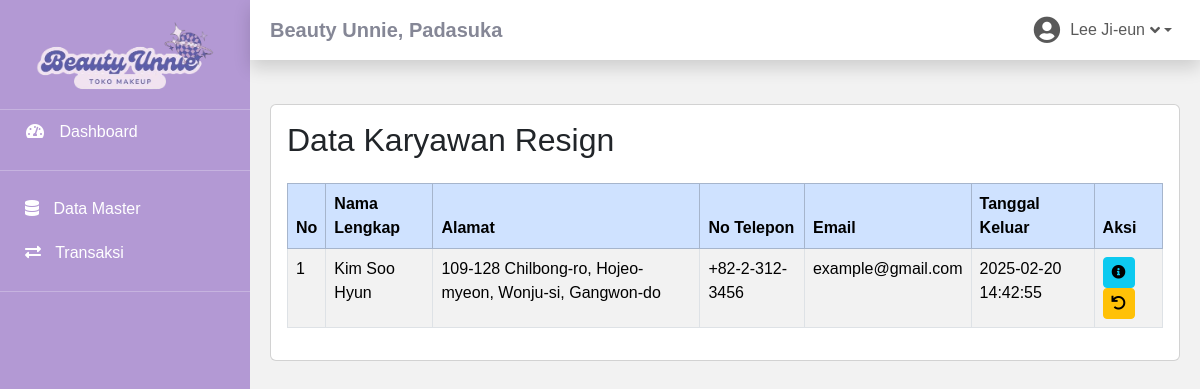
Screenshot of /karyawan-resign.php (signed in) with the database file from the repository.
### tables this page shows
CREATE TABLE `toko` (
  `id_toko` int(11) NOT NULL,
  `nama_toko` varchar(225) NOT NULL,
  `alamat_toko` text NOT NULL,
  `tlp` varchar(13) NOT NULL,
  `nama_pemilik` char(225) NOT NULL
);

CREATE TABLE `member` (
  `id_member` int(11) NOT NULL,
  `id_role` int(11) NOT NULL,
  `nm_member` varchar(255) NOT NULL,
  `jenis_kelamin` enum('perempuan','laki-laki') NOT NULL,
  `alamat_member` text NOT NULL,
  `telepon` varchar(255) NOT NULL,
  `email` varchar(255) NOT NULL,
  `gambar` text NOT NULL,
  `NIK` text NOT NULL,
  `tgl_masuk` datetime NOT NULL,
  `tgl_keluar` datetime NOT NULL
);

### karyawan-resign.php (the view, shortened to what this page needs)
<?php
    include 'connection.php';
    include 'sidebar.php';
    $sql_resign = "SELECT m.id_member, m.nm_member, m.alamat_member, m.telepon, m.email, m.tgl_keluar
        FROM login l
        INNER JOIN member m ON l.id_member = m.id_member
        INNER JOIN role r ON m.id_role = r.id_role
        WHERE m.id_role = 2 AND m.tgl_keluar IS NOT NULL AND m.tgl_keluar != '0000-00-00'
    ";
    $result_resign = $conn->query($sql_resign);
?>
<div class="container">
    <div class="card">
        <div class="card-body">
            <h2 class="mb-4">Data Karyawan Resign</h2>
            <div class="table-responsive">
                <table class="table table-striped table-bordered">
                    <thead class="table-primary">
                        <tr>
                            <th>No</th>
                            <th>Nama Lengkap</th>
                            <th>Alamat</th>
                            <th>No Telepon</th>
                            <th>Email</th>
                            <th>Tanggal Keluar</th>
                            <th>Aksi</th>
                        </tr>
                    </thead>
                    <tbody>
                        <?php
                        if ($result_resign->num_rows > 0) {
                            $no = 1;
                            while($row = $result_resign->fetch_assoc()) {
                                echo "<tr>";
                                echo "<td>" . $no++ . "</td>";
                                echo "<td>" . $row['nm_member'] . "</td>";
                                echo "<td>" . $row['alamat_member'] . "</td>";
                                echo "<td>" . $row['telepon'] . "</td>";
                                echo "<td>" . $row['email'] . "</td>";
                                echo "<td>" . $row['tgl_keluar'] . "</td>";
                                echo "<td>
                                        <a href='detail-petugas.php?id=" . $row['id_member'] . "'>
                                            <button class='btn btn-info btn-sm'>
                                                <i class='fas fa-info-circle'></i>
                                            </button>
                                        </a>
                                        <button type='button' class='btn btn-sm btn-warning' title='Restore'
                                            data-bs-toggle='modal' data-bs-target='#resignModal'
                                            onclick='setResignId(" . $row['id_member'] . ")'>
                                            <i class='fas fa-undo'></i>
                                        </button>
                                        </td>";
                                echo "</tr>";
                            }
                        } else {
                            echo "<tr><td colspan='6'>Tidak ada data karyawan yang resign</td></tr>";
                        }
                        ?>
                    </tbody>
                </table>
            </div>
        </div>
    </div>
</div>
<?php include 'footer.php'; ?>

### sidebar.php (shortened to what this page needs)
<?php
include "connection.php";
?>
<!DOCTYPE html>
<html lang="en">
<head>
    <link href="bootstrap-5.3.3-dist/css/bootstrap.min.css" rel="stylesheet">
    <link href="assets/vendor/fontawesome-free/css/all.min.css" rel="stylesheet" type="text/css">
</head>
<body>
    <?php if ($_SESSION['id_role'] == 2) { ?>
        <div class="sidebar d-flex flex-column">
            <div class="text-center mb-3">
                <img src="img/logo.png" alt="Logo" style="width: 180px;">
            </div>
            <hr class="sidebar-divider my-0">
            <a href="dashboard-petugas.php" class="nav-link active">
                <i class="fas fa-fw fa-tachometer-alt"></i>
                <span>Dashboard</span>
            </a>
            <hr class="sidebar-divider">
            <div class="nav-item">
                <a class="nav-link collapsed" href="#" data-bs-toggle="collapse" data-bs-target="#masterDataMenu"
                    aria-expanded="false" aria-controls="masterDataMenu">
                    <i class="fas fa-database"></i>
                    <span>Data Master</span>
                </a>
            </div>
            <div class="nav-item">
                <a class="nav-link collapsed" href="#" data-bs-toggle="collapse" data-bs-target="#transaksiMenu"
                    aria-expanded="false" aria-controls="transaksiMenu">
                    <i class="fas fa-exchange-alt"></i>
                    <span>Transaksi</span>
                </a>
            </div>
            <hr class="sidebar-divider d-none d-md-block">
        </div>
    <?php } ?>
    <div class="main-content">
         <nav class="navbar navbar-expand navbar-light bg-white topbar mb-4 static-top shadow">
            <?php
            $tampil = mysqli_query($conn, "SELECT * FROM `toko` WHERE 1");
            while ($toko = mysqli_fetch_array($tampil)):
            ?>
            <h5 class="d-lg-block d-none mt-2"><b> <?= $toko['nama_toko']?>, <?= $toko['alamat_toko']?></b></h5>
            <?php endwhile; ?>
            <ul class="navbar-nav ml-auto">
                <li class="nav-item dropdown no-arrow">
                    <a class="nav-link dropdown-toggle" href="#" id="userDropdown" role="button" data-bs-toggle="dropdown"
                        aria-haspopup="true" aria-expanded="false">
                        <i class="fas fa-user-circle"></i>
                        <span class="mr-2 d-none d-lg-inline text-gray-600 small ml-2"><?= $_SESSION['nm_member']?></span>
                        <i class="fas fa-angle-down"></i>
                    </a>
                </li>
            </ul>
        </nav>
        <?php include 'footer.php'; ?>

### sidebar.php (style rules this page uses)
* { margin: 0; padding: 0; box-sizing: border-box; font-family: Arial, sans-serif; }
body { margin: 0; font-family: "Nunito", -apple-system, BlinkMacSystemFont, "Segoe UI", Roboto, "Helvetica Neue", Arial, sans-serif, "Apple Color Emoji", "Segoe UI Emoji", "Segoe UI Symbol", "Noto Color Emoji"; font-size: 1rem; font-weight: 400; line-height: 1.5; color: #858796; text-align: left; background-color: #f2f2f2; }
.navbar { width: calc(100% - 250px); left: 250px; display: flex; justify-content: space-between; align-items: center; padding: 0 20px; height: 60px; }
.navbar .nav-item.dropdown .nav-link { display: flex; align-items: center; }
.navbar .nav-item.dropdown .text-gray-600 { font-size: 1rem; margin-right: 5px; }
.navbar .nav-item.dropdown .fa-user-circle { font-size: 1.7rem; margin-right: 10px; }
.main-content { display: flex; flex-grow: 1; }
.sidebar { height: 100vh; width: 250px; position: fixed; background-color: #b399d4; color: #fff; padding-top: 20px; }
.sidebar a { color: #fff; text-decoration: none; padding: 10px 25px; display: block; border-radius: 4px; font-weight: 500; }
.sidebar .nav-link i { margin-right: 10px; }
.container { margin-left: 250px; width: calc(100% - 250px); padding: 20px; }

### rows the page displays
toko: nama_toko "Beauty Unnie", alamat_toko "Padasuka"
member: nm_member "Kim Soo Hyun", alamat_member "109-128 Chilbong-ro, Hojeo-myeon, Wonju-si, Gangwon-do", telepon "+82-2-312-3456", email "example@gmail.com", tgl_keluar "2025-02-20 14:42:55"

### other values shown
$_SESSION['nm_member'] "Lee Ji-eun"
